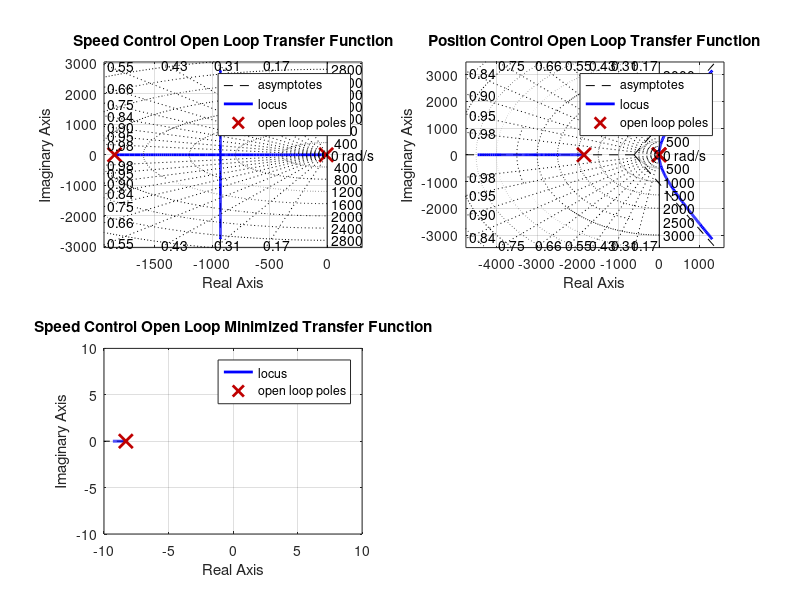

MATLAB code for this plot: (Note: this script raises an error after producing the figure.)
%%  MSE 312 State Space Model For Control System
clear all, close all, clc

%%  System Objectives
%   2% Settling Time (Ts)
%   exp^(-zeta*w_n*Ts) < 0.02
%   Ts = 4/(zeta*w_n) for underdamped
%   5deg Overshoot
%   P.O. > 100*exp^(-zeta*pi/sqrt(1-zeta^2)) underdamped system
%   P.O. = 5/180 x 100% = 2.8% 
%   zeta = 0.751223 [max]
%   cos-1(zeta) = 0.720883 rad
%   w_n = 2.662325302 [min]
%   TF = (w_n)^2/(s^2 + 2*zeta*w_n*s + w_n^2)

%   Simulate P, PI, PD and PID controllers using three different methods:
%   a. Simulink
%   b. MATLAB script using Control systems built-in functions (tf, feedback, etc.)
%   c. MATLAB script custom code (without using built-in functions)

%%  System Variable Definitions

Ra = 4.33;                        %   [Ohms] Armature Resistance
La = 2.34e-3;                     %   [Henry] Armature Inductance
K = 2.18e-2;                      %   [Nm/A]  Motor Constant
J = 1.6e-6 + 2.418269e-3;         %   [kgm^2] Load Inertia
b = 0.02;                         %   [Nms] Viscous Friction Constant

%%  State Variables
i = 0;          %   [A] Armature Current
theta = 0;      %   [rad] Motor Position
theta_dot = 0;  %   [rad/s] Motor Speed

%%  Input Variable 0 - 12V, 0 PWM being 0V, 100 PWM being 12V
V = 0;          %   [V] Voltage from H Bridge

%%  State Space Model
x = [i
     theta
     theta_dot];
 
A = [-Ra/La  -K/La   0
     K/J     -b/J    0
     0        1      0];
 
B = [1/La
     0
     0];
 
C = [0 1 0];
Cspeed = [0 0 1];

D = [];

PosSystem = ss(A,B,C,D);
SpeedSystem = ss(A,B,Cspeed,D);

%%  Transfer Function Initalization
s = tf('s');

%   Position Transfer Function
PosTF = tf(PosSystem);
FBPosTF = feedback(PosSystem, 1);

PosTFNum = K/(La*J*s^2 + (Ra*J+b*La)*s + (K*K+Ra*b));
FBPosTFNum = PosTFNum/(1 + PosTFNum);
OLPosPoles = pole(PosTF);

%   Reduced Position Transfer Function
PosTFMin = minreal(PosTF*(s/max(abs(OLPosPoles)) + 1));

%   Speed Transfer Function
SpeedTF = tf(SpeedSystem);
FBSpeedTF = feedback(SpeedSystem, 1);
SpeedTFNum = K/(La*J*s^3 + (Ra*J+b*La)*s^2 + (K*K+Ra*b)*s);
FBSpeedTFNum = SpeedTFNum/(1 + SpeedTFNum);
OLSpeedPoles = pole(SpeedTF);

%   Reduced Speed Transfer Function
SpeedTFMin = minreal(SpeedTF*(s/max(abs(OLSpeedPoles)) + 1));

%%  Root Locus Plots
%   Root locus of Speed Open Loop
figure(1)
subplot(2,2,1)
rlocus(PosTF)
title('Speed Control Open Loop Transfer Function')
sgrid

%   Root Locus of Position Open Loop
subplot(2,2,2)
rlocus(SpeedTF)
title('Position Control Open Loop Transfer Function')
sgrid

%   Root Locus of Speed Minimized Open Loop
subplot(2,2,3)
rlocus(PosTFMin)
title('Speed Control Open Loop Minimized Transfer Function')
axis([ -10 10 -10 10])
sgrid(0.751223, 0)
sigrid(2)

%   Root Locus of Position Minimized Open Loop
subplot(2,2,4)
rlocus(SpeedTFMin)
title('Position Control Open Loop Minimized Transfer Function')
axis([ -10 10 -10 10])
sgrid(0.751223, 0)
sigrid(2)

%%  PID Simulations
%   Generate Input Signal
[u,t] = gensig('square', 4, 14, 0.01);
lim = 14;
%   Processing on Input Signal
for i = 1:length(u)
    if i < length(u)/3
        u(i) = u(i)*0.75*pi;
    elseif i < length(u)*2/3
        u(i) = u(i)*pi/2;
    else
        u(i) = u(i)*pi/4;
    end     
end
u(i) = 0;
%%  P Controller

%   Position
PKp = 5;
%   MATLAB Functions
FBPPosTF = tf(PKp, 1) * FBPosTF;
figure(2)
subplot(2,2,1)
[yPPM, tPPM, xPPM] = lsim(FBPPosTF,u,t);
plot(tPPM, yPPM)
hold on
plot(t, u)
PPMInfo = stepinfo(yPPM, tPPM, pi*0.75);
title(['Position - P Control MATLAB Functions | Settling Time:' num2str(PPMInfo.SettlingTime) ' Overshoot: ' num2str(PPMInfo.Overshoot*180/pi) ' [Degs]'])
xlim([0 lim])
%   Numeric
FBPPosTFNum = PKp * FBPosTFNum;
subplot(2,2,2)
[yPPN, tPPN, xPPN] = lsim(FBPPosTFNum,u,t);
plot(tPPN, yPPN)
hold on
plot(t, u)
PPNInfo = stepinfo(yPPN, tPPN, pi*0.75);
title(['Position - P Control Numeric | Settling Time:' num2str(PPNInfo.SettlingTime) ' Overshoot: ' num2str(PPNInfo.Overshoot*180/pi) ' [Degs]'])
xlim([0 lim])

%   Speed
SKp = 10;
%   MATLAB Functions
FBPSpeedTF = tf(SKp, 1) * FBSpeedTF;
subplot(2,2,3)
[ySPM, tSPM, xSPM] = lsim(FBPSpeedTF,u,t);
plot(tSPM, ySPM)
hold on
plot(t, u)
SPMInfo = stepinfo(ySPM, tSPM, pi*0.75);
title(['Speed - P Control MATLAB Functions | Settling Time:' num2str(SPMInfo.SettlingTime) ' Overshoot: ' num2str(SPMInfo.Overshoot*180/pi) ' [Degs]'])
xlim([0 lim])
%   Numeric
FBPSpeedTFNum = SKp * FBSpeedTFNum;
subplot(2,2,4)
[ySPN, tSPN, xSPN] = lsim(FBPSpeedTFNum,u,t);
plot(tSPN, ySPN)
hold on
plot(t, u)
SPNInfo = stepinfo(ySPN, tSPN, pi*0.75);
title(['Speed - P Control Numeric | Settling Time:' num2str(SPNInfo.SettlingTime) ' Overshoot: ' num2str(SPNInfo.Overshoot*180/pi) ' [Degs]'])
xlim([0 lim])

%%  PI Controller

%   Position
PKp = 1;
PKi = 1;
%   MATLAB Functions
FBPIPosTF = tf([PKp PKi], [1 0]) * FBPosTF;
figure(3)
subplot(2,2,1)
[yPPIM, tPPIM, xPPIM] = lsim(FBPIPosTF,u,t);
plot(tPPIM, yPPIM)
hold on
plot(t, u)
PPIMInfo = stepinfo(yPPIM, tPPIM, pi*0.75);
title(['Position - PI Control MATLAB Functions | Settling Time:' num2str(PPIMInfo.SettlingTime) ' Overshoot: ' num2str(PPIMInfo.Overshoot*180/pi) ' [Degs]'])
xlim([0 lim])
%   Numeric
FBPIPosTFNum = (PKp + PKi/s) * FBPosTFNum;
subplot(2,2,2)
[yPPIN, tPPIN, xPPIN] = lsim(FBPIPosTFNum,u,t);
plot(tPPIN, yPPIN)
hold on
plot(t, u)
PPINInfo = stepinfo(yPPIN, tPPIN, pi*0.75);
title(['Position - PI Control Numeric | Settling Time:' num2str(PPINInfo.SettlingTime) ' Overshoot: ' num2str(PPINInfo.Overshoot*180/pi) ' [Degs]'])
xlim([0 lim])

%   Speed
SKp = 1;
SKi = 1;
%   MATLAB Functions
FBPISpeedTF = tf([SKp SKi], [1 0]) * FBSpeedTF;
subplot(2,2,3)
[ySPIM, tSPIM, xSPIM] = lsim(FBPISpeedTF,u,t);
plot(tSPIM, ySPIM)
hold on
plot(t, u)
SPIMInfo = stepinfo(ySPIM, tSPIM, pi*0.75);
title(['Speed - PI Control MATLAB Functions | Settling Time:' num2str(SPIMInfo.SettlingTime) ' Overshoot: ' num2str(SPIMInfo.Overshoot*180/pi) ' [Degs]'])
xlim([0 lim])
%   Numeric
FBPISpeedTFNum = (SKp + SKi/s) * FBSpeedTFNum;
subplot(2,2,4)
[ySPIN, tSPIN, xSPIN] = lsim(FBPISpeedTFNum,u,t);
plot(tSPIN, ySPIN)
hold on
plot(t, u)
SPINInfo = stepinfo(ySPIN, tSPIN, pi*0.75);
title(['Speed - PI Control Numeric | Settling Time:' num2str(SPINInfo.SettlingTime) ' Overshoot: ' num2str(SPINInfo.Overshoot*180/pi) ' [Degs]'])
xlim([0 lim])

%%  PID Controller

%   Position
PKp = 1;
PKi = 1;
PKd = 1;
%   MATLAB Functions
FBPIDPosTF = tf([PKd PKp PKi], [1 0]) * FBPosTF;
figure(4)
subplot(2,2,1)
[yPPIDM, tPPIDM, xPPIDM] = lsim(FBPIDPosTF,u,t);
plot(tPPIDM, yPPIDM)
hold on
plot(t, u)
PPIDMInfo = stepinfo(yPPIDM, tPPIDM, pi*0.75);
title(['Position - PID Control MATLAB Functions | Settling Time:' num2str(PPIDMInfo.SettlingTime) ' Overshoot: ' num2str(PPIDMInfo.Overshoot*180/pi) ' [Degs]'])
xlim([0 lim])
%   Numeric
FBPIDPosTFNum = (PKp + PKi/s + PKd*s) * FBPosTFNum;
subplot(2,2,2)
[yPPIDN, tPPIDN, xPPIDN] = lsim(FBPIDPosTFNum,u,t);
plot(tPPIDN, yPPIDN)
hold on
plot(t, u)
PPIDNInfo = stepinfo(yPPIDN, tPPIDN, pi*0.75);
title(['Position - PID Control Numeric | Settling Time:' num2str(PPIDNInfo.SettlingTime) ' Overshoot: ' num2str(PPIDNInfo.Overshoot*180/pi) ' [Degs]'])
xlim([0 lim])

%   Speed
SKp = 1;
SKi = 100;
SKd = 1;
%   MATLAB Functions
FBPIDSpeedTF = tf([SKd SKp SKi], [1 0]) * FBSpeedTF;
subplot(2,2,3)
[ySPIDM, tSPIDM, xSPIDM] = lsim(FBPIDSpeedTF,u,t);
plot(tSPIDM, ySPIDM)
hold on
plot(t, u)
SPIDMInfo = stepinfo(ySPIDM, tSPIDM, pi*0.75);
title(['Speed - PID Control MATLAB Functions | Settling Time:' num2str(SPIDMInfo.SettlingTime) ' Overshoot: ' num2str(SPIDMInfo.Overshoot*180/pi) ' [Degs]'])
xlim([0 lim])
%   Numeric
FBPIDSpeedTFNum = (SKp + SKi/s + SKd*s) * FBSpeedTFNum;
subplot(2,2,4)
[ySPIDN, tSPIDN, xSPIDN] = lsim(FBPIDSpeedTFNum,u,t);
plot(tSPIDN, ySPIDN)
hold on
plot(t, u)
SPIDNInfo = stepinfo(ySPIDN, tSPIDN, pi*0.75);
title(['Speed - PID Control Numeric | Settling Time:' num2str(SPIDNInfo.SettlingTime) ' Overshoot: ' num2str(SPIDNInfo.Overshoot*180/pi) ' [Degs]'])
xlim([0 lim])

%%  Speed Control Model Analysis
%%  Desired Pole and Zero Placement
%   P

%%  Optimal Matrices
Q = [1  0   0
     0  10  0
     0  0   1000];
 
R = 0.1;

% %%  Optimal Linear Gain Matrix
% K = lqr(A,B,Q,R);
% 
% %%  Linear Controller Feedback
% Aopt = (A-B*K);
% Bopt = B;
% Copt = C;
% Dopt = D;
% 
% optsystem = ss(Aopt, Bopt, Copt, Dopt);
% 
% tspan = 0:0.001:10;
% y0 = [0
%       0
%       0];
% 
% [t,y] = ode45(@(t,y)((A)*(y - [0; 0; pi])),tspan,y0);
% [topt,yopt] = ode45(@(topt,yopt)((A-B*K)*(yopt - [0; 0; pi])),tspan,y0);
% 
% figure(1)
% plot(t,y(:,3),'k','LineWidth',2)
% hold on
% plot(topt,yopt(:,3),'r', 'LineWidth', 2)
% grid on
% mylegend=legend ('Closed Loop', 'Optimized State Feedback');
% set (mylegend,'FontSize',20,'Location','SouthEast')
% myxlabel=xlabel ('time [s]');
% myylabel=ylabel ('Angular Position [rad]');
% set (myxlabel,'FontSize',24)
% set (myylabel,'FontSize',24)
% title('Closed Loop vs Optimized State Feedback', 'FontSize',24)


%step(system, optsystem)